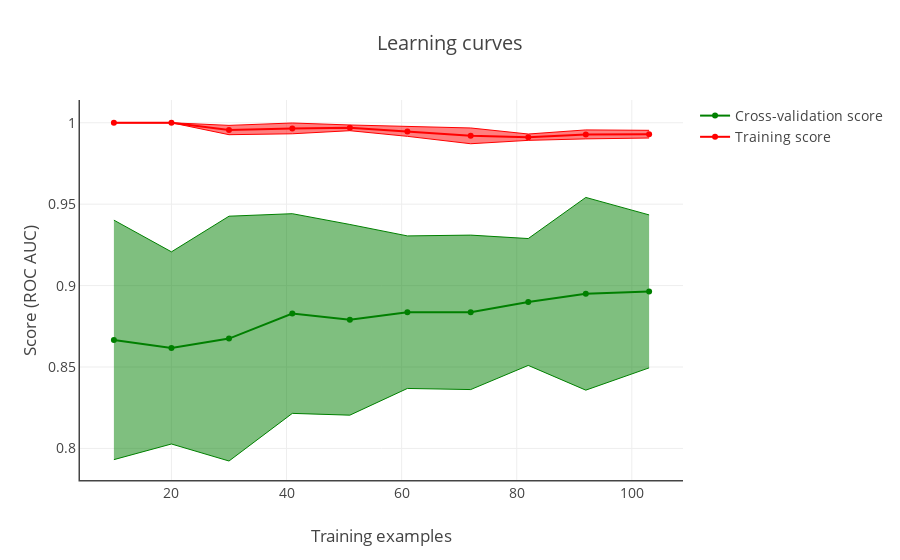

Notebook code cell kept with this figure:
### Code cell
l = plot_learning_curve(
    estimator=final_model,
    X=X_train,
    y=y_train.ravel(),
    scoring=scoring,
    cv=5,
    train_sizes=np.linspace(.1, 1.0, 10))
py.iplot(l, filename='fatigue/learning_curve')

### Figure 1 — Plotly figure (JSON) as saved in the notebook; plotly's stock layout.template omitted (floating-point values rounded to 4 significant figures)
{"data": [{"marker": {"color": "red"}, "name": "Training score", "type": "scatter", "x": [10, 20, 30, 41, 51, 61, 72, 82, 92, 103], "y": [1, 1, 0.9955, 0.9965, 0.9969, 0.9946, 0.992, 0.9911, 0.9929, 0.993]}, {"line": {"color": "red", "width": 1}, "mode": "lines", "showlegend": false, "type": "scatter", "x": [10, 20, 30, 41, 51, 61, 72, 82, 92, 103], "y": [1, 1, 0.9984, 0.9999, 0.9986, 0.9976, 0.9968, 0.9931, 0.9956, 0.9954]}, {"fill": "tonexty", "line": {"color": "red", "width": 1}, "mode": "lines", "showlegend": false, "type": "scatter", "x": [10, 20, 30, 41, 51, 61, 72, 82, 92, 103], "y": [1, 1, 0.9927, 0.9932, 0.9951, 0.9917, 0.9871, 0.9892, 0.9901, 0.9906]}, {"marker": {"color": "green"}, "name": "Cross-validation score", "type": "scatter", "x": [10, 20, 30, 41, 51, 61, 72, 82, 92, 103], "y": [0.8667, 0.8617, 0.8675, 0.8828, 0.879, 0.8837, 0.8836, 0.8899, 0.895, 0.8964]}, {"line": {"color": "green", "width": 1}, "mode": "lines", "showlegend": false, "type": "scatter", "x": [10, 20, 30, 41, 51, 61, 72, 82, 92, 103], "y": [0.9402, 0.9207, 0.9426, 0.9442, 0.9375, 0.9305, 0.931, 0.9289, 0.9541, 0.9434]}, {"fill": "tonexty", "line": {"color": "green", "width": 1}, "mode": "lines", "showlegend": false, "type": "scatter", "x": [10, 20, 30, 41, 51, 61, 72, 82, 92, 103], "y": [0.7931, 0.8027, 0.7923, 0.8215, 0.8204, 0.8368, 0.8362, 0.851, 0.8358, 0.8495]}], "layout": {"font": {"size": 14}, "hovermode": "closest", "title": "Learning curves", "xaxis": {"linewidth": 1.5, "showline": true, "title": "Training examples"}, "yaxis": {"linewidth": 1.5, "showline": true, "title": "Score (ROC AUC)"}}}
